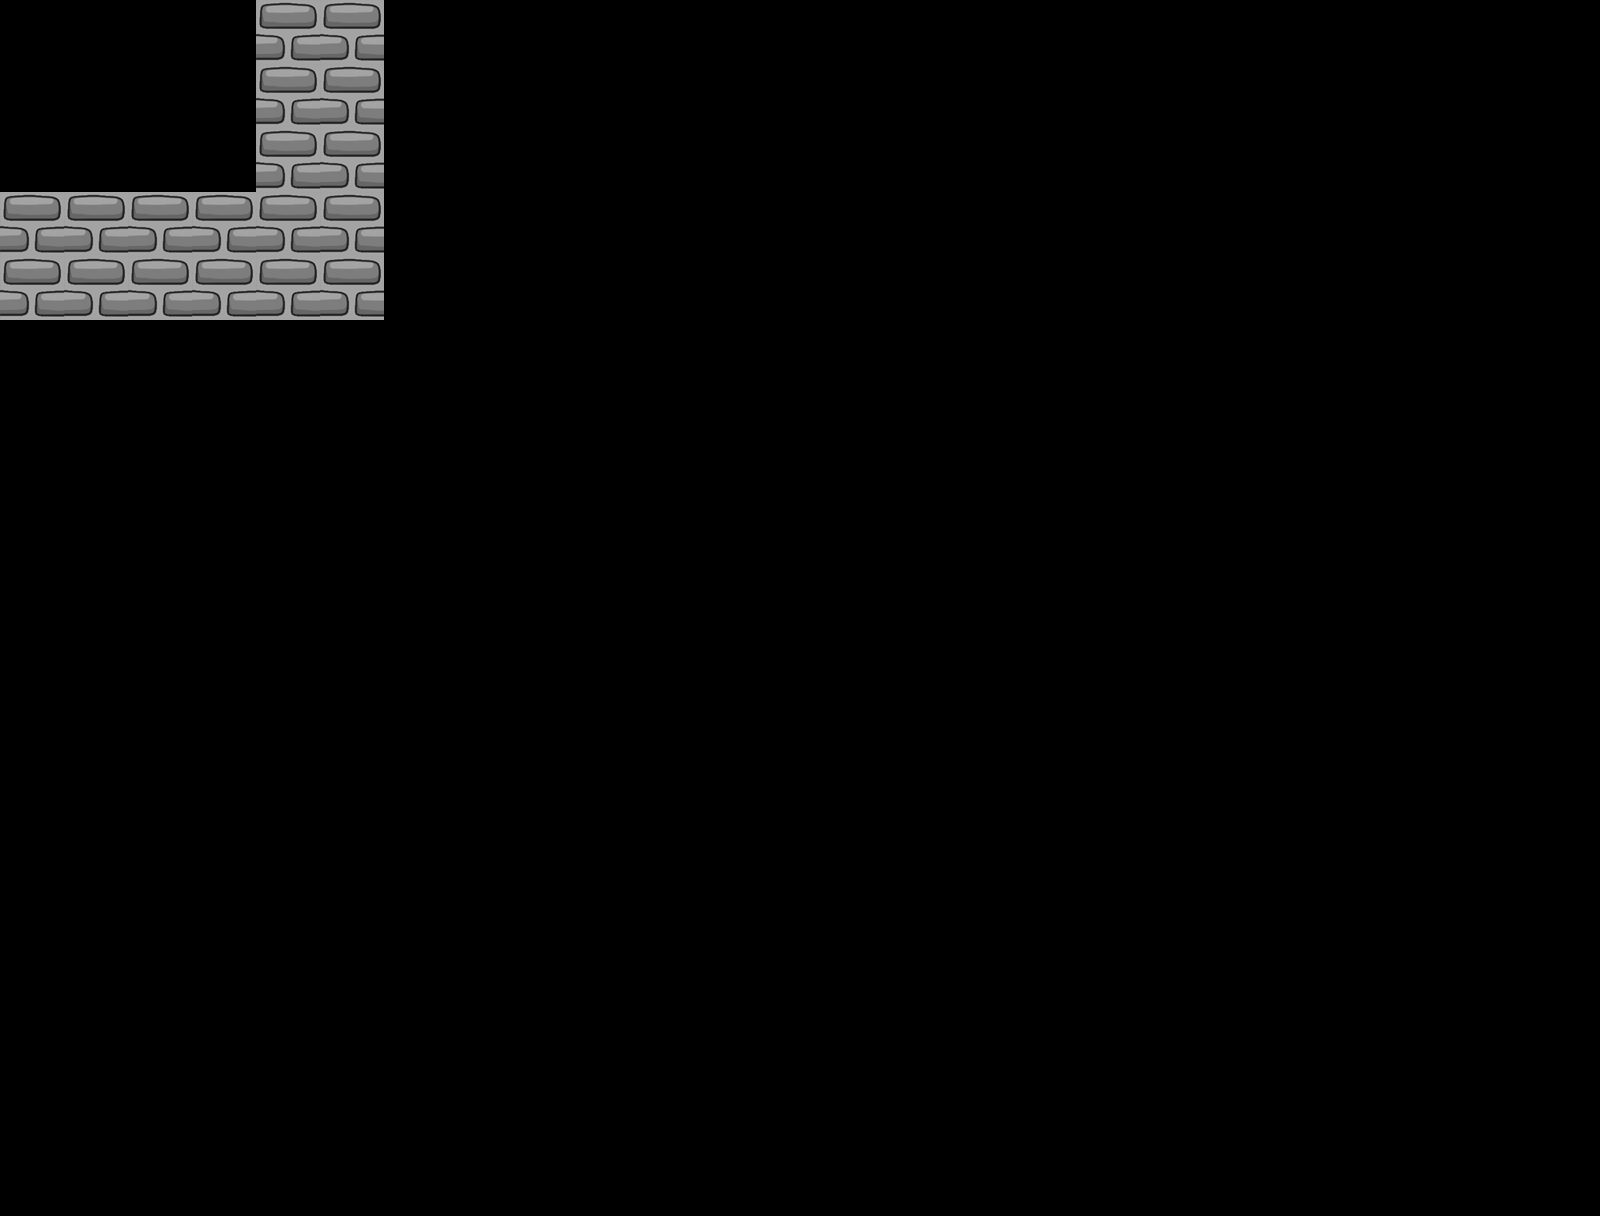

This game map was drawn from its Tiled (.tmx) file and the tilesets committed beside it. A one-line description and the full map source follow:
An orthogonal 25x19 tile map with 64x64 px tiles, 1 tile layer (Wall).

<map version="1.0" orientation="orthogonal" width="25" height="19" tilewidth="64" tileheight="64">
 <tileset firstgid="1" name="bricks" tilewidth="64" tileheight="64">
  <image source="../graphics/bricks.png" width="192" height="192" />
 </tileset>
 <layer name="Wall" width="25" height="19">
  <data encoding="csv">
0,0,0,0,5,5,0,0,0,0,0,0,0,0,0,0,0,0,0,0,0,0,0,0,0,
0,0,0,0,5,5,0,0,0,0,0,0,0,0,0,0,0,0,0,0,0,0,0,0,0,
0,0,0,0,5,5,0,0,0,0,0,0,0,0,0,0,0,0,0,0,0,0,0,0,0,
5,5,5,5,5,5,0,0,0,0,0,0,0,0,0,0,0,0,0,0,0,0,0,0,0,
5,5,5,5,5,5,0,0,0,0,0,0,0,0,0,0,0,0,0,0,0,0,0,0,0,
0,0,0,0,0,0,0,0,0,0,0,0,0,0,0,0,0,0,0,0,0,0,0,0,0,
0,0,0,0,0,0,0,0,0,0,0,0,0,0,0,0,0,0,0,0,0,0,0,0,0,
0,0,0,0,0,0,0,0,0,0,0,0,0,0,0,0,0,0,0,0,0,0,0,0,0,
0,0,0,0,0,0,0,0,0,0,0,0,0,0,0,0,0,0,0,0,0,0,0,0,0,
0,0,0,0,0,0,0,0,0,0,0,0,0,0,0,0,0,0,0,0,0,0,0,0,0,
0,0,0,0,0,0,0,0,0,0,0,0,0,0,0,0,0,0,0,0,0,0,0,0,0,
0,0,0,0,0,0,0,0,0,0,0,0,0,0,0,0,0,0,0,0,0,0,0,0,0,
0,0,0,0,0,0,0,0,0,0,0,0,0,0,0,0,0,0,0,0,0,0,0,0,0,
0,0,0,0,0,0,0,0,0,0,0,0,0,0,0,0,0,0,0,0,0,0,0,0,0,
0,0,0,0,0,0,0,0,0,0,0,0,0,0,0,0,0,0,0,0,0,0,0,0,0,
0,0,0,0,0,0,0,0,0,0,0,0,0,0,0,0,0,0,0,0,0,0,0,0,0,
0,0,0,0,0,0,0,0,0,0,0,0,0,0,0,0,0,0,0,0,0,0,0,0,0,
0,0,0,0,0,0,0,0,0,0,0,0,0,0,0,0,0,0,0,0,0,0,0,0,0,
0,0,0,0,0,0,0,0,0,0,0,0,0,0,0,0,0,0,0,0,0,0,0,0,0
</data>
 </layer>
</map>